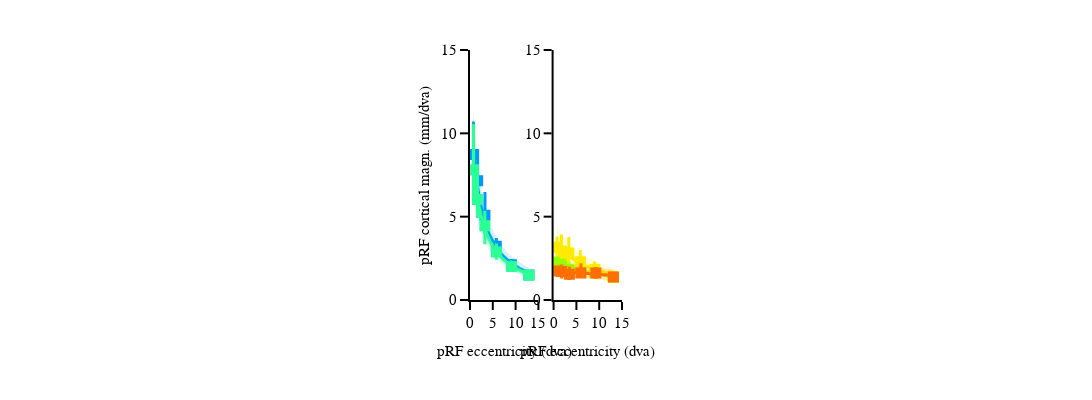

Source (notebook cell):
### Code cell
fig2 = prf_ecc_pcm_plot(df_ecc_pcm=df_ecc_pcm, fig_width=fig_width, fig_height=400, 
                        rois=rois, roi_colors=roi_colors_dict,
                        plot_groups=plot_groups, max_ecc=max_ecc)

fig2.show()
fig2.write_image("/Users/uriel/Downloads/{}_ecc_pcm.pdf".format(subject))
